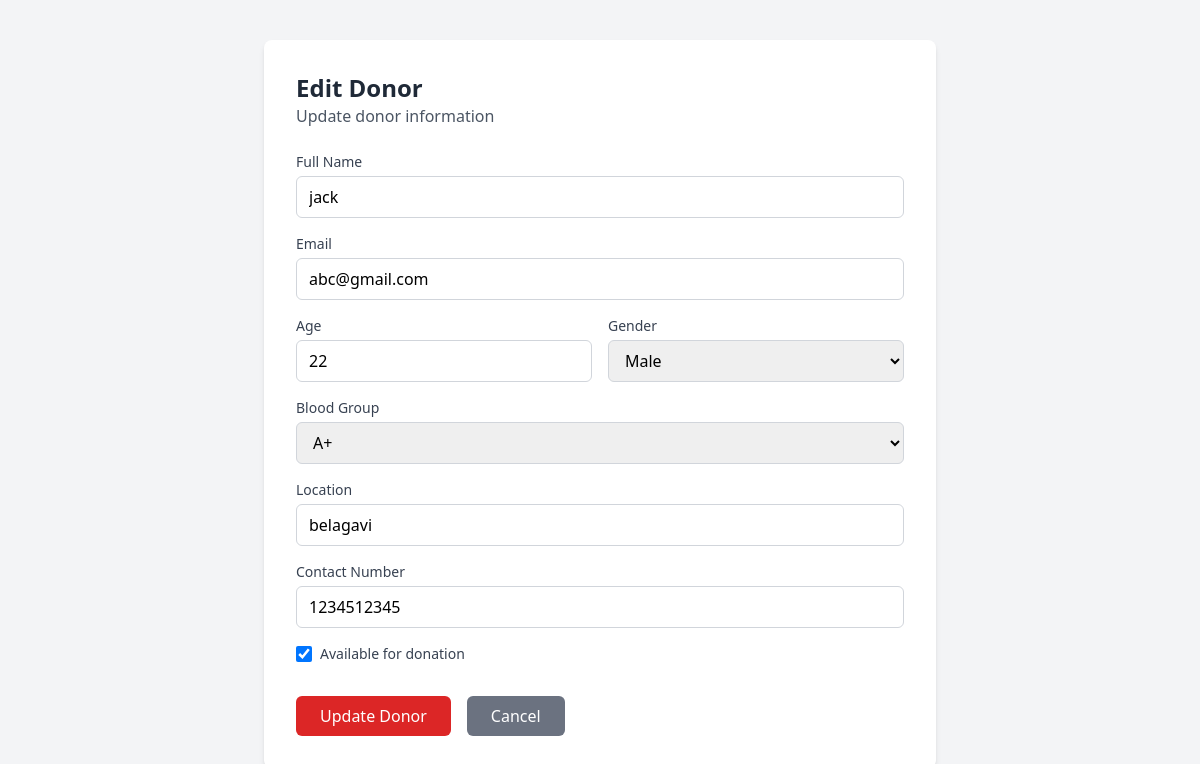
Page /admin/edit-donor/1 (signed in) on the earlier database version.
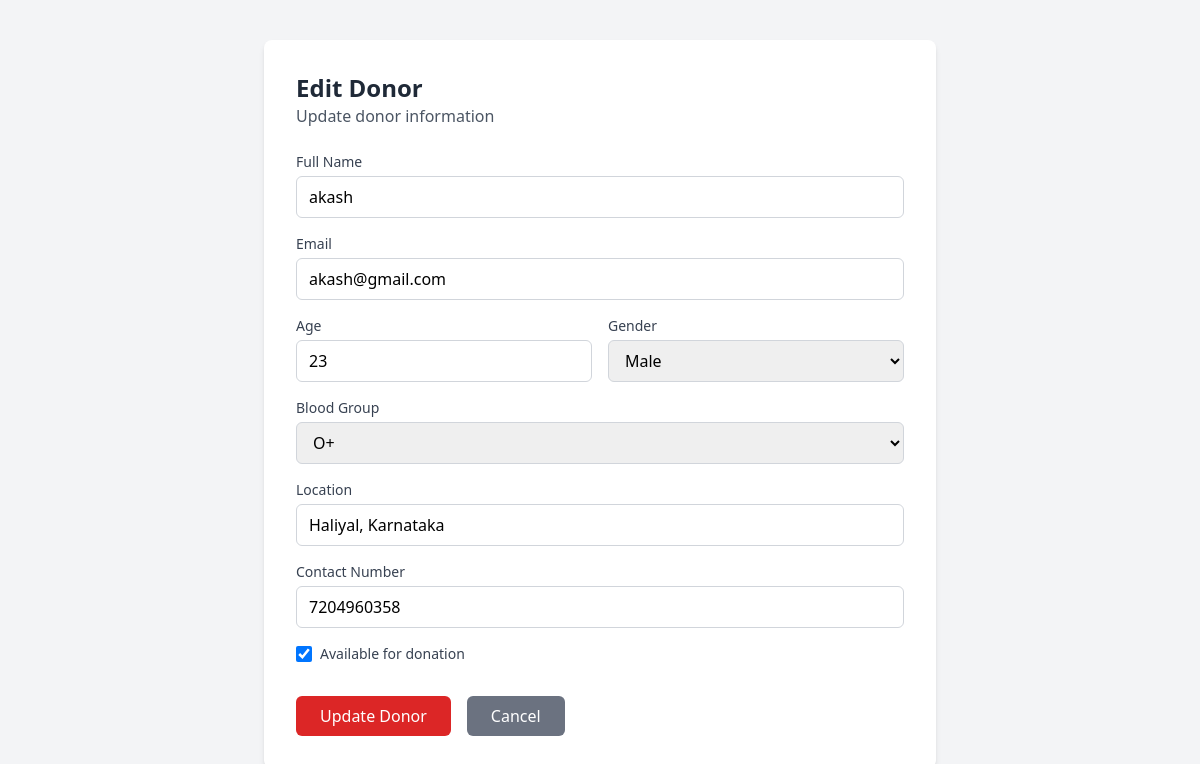
Same page on the later database version.
### app.py (models this page shows)
class Donor(db.Model):
    id = db.Column(db.Integer, primary_key=True)
    name = db.Column(db.String(100), nullable=False)
    email = db.Column(db.String(100), unique=True, nullable=False)
    password = db.Column(db.String(200), nullable=False)
    age = db.Column(db.Integer, nullable=False)
    gender = db.Column(db.String(10), nullable=False)
    blood_group = db.Column(db.String(5), nullable=False)
    location = db.Column(db.String(200), nullable=False)
    contact = db.Column(db.String(20), nullable=False)
    availability = db.Column(db.Boolean, default=True)
    latitude = db.Column(db.Float, nullable=True)
    longitude = db.Column(db.Float, nullable=True)
    geocoded = db.Column(db.Boolean, default=False)
    last_geocoded = db.Column(db.DateTime, nullable=True)

### app.py (the view, shortened to what this page needs)
@app.route('/admin/edit-donor/<int:donor_id>', methods=['GET', 'POST'])
def admin_edit_donor(donor_id):
    if session.get('role') != 'admin':
        return redirect('/')
    donor = Donor.query.get_or_404(donor_id)
    return render_template('admin_edit_donor.html', donor=donor)

### templates/admin_edit_donor.html (shortened to what the changed rows need)
<!DOCTYPE html>
<html lang="en">
<head>
    <script src="https://cdn.tailwindcss.com"></script>
</head>
<body class="bg-gray-100 min-h-screen">
    <div class="max-w-2xl mx-auto py-10">
        <div class="bg-white rounded-lg shadow-md p-8">
            <div class="mb-6">
                <h1 class="text-2xl font-bold text-gray-800">Edit Donor</h1>
            </div>
            <form method="POST" class="space-y-4">
                <div>
                    <label class="block text-sm font-medium text-gray-700 mb-1">Full Name</label>
                    <input type="text" name="name" value="{{ donor.name }}" required
                           class="w-full px-3 py-2 border border-gray-300 rounded-md focus:outline-none focus:ring-2 focus:ring-red-500">
                </div>
                <div>
                    <label class="block text-sm font-medium text-gray-700 mb-1">Email</label>
                    <input type="email" name="email" value="{{ donor.email }}" required
                           class="w-full px-3 py-2 border border-gray-300 rounded-md focus:outline-none focus:ring-2 focus:ring-red-500">
                </div>
                <div class="grid grid-cols-2 gap-4">
                    <div>
                        <label class="block text-sm font-medium text-gray-700 mb-1">Age</label>
                        <input type="number" name="age" value="{{ donor.age }}" required min="18" max="65"
                               class="w-full px-3 py-2 border border-gray-300 rounded-md focus:outline-none focus:ring-2 focus:ring-red-500">
                    </div>
                </div>
                <div>
                    <label class="block text-sm font-medium text-gray-700 mb-1">Blood Group</label>
                    <select name="blood_group" required
                            class="w-full px-3 py-2 border border-gray-300 rounded-md focus:outline-none focus:ring-2 focus:ring-red-500">
                        <option value="A+" {{ 'selected' if donor.blood_group == 'A+' else '' }}>A+</option>
                        <option value="O+" {{ 'selected' if donor.blood_group == 'O+' else '' }}>O+</option>
                    </select>
                </div>
                <div>
                    <label class="block text-sm font-medium text-gray-700 mb-1">Location</label>
                    <input type="text" name="location" value="{{ donor.location }}" required
                           placeholder="City, State, Pincode"
                           class="w-full px-3 py-2 border border-gray-300 rounded-md focus:outline-none focus:ring-2 focus:ring-red-500">
                </div>
                <div>
                    <label class="block text-sm font-medium text-gray-700 mb-1">Contact Number</label>
                    <input type="tel" name="contact" value="{{ donor.contact }}" required
                           class="w-full px-3 py-2 border border-gray-300 rounded-md focus:outline-none focus:ring-2 focus:ring-red-500">
                </div>
            </form>
        </div>
    </div>
</body>
</html>

Differences in the rows shown:
changed Donor: name "jack" → "akash"; email "abc@gmail.com" → "akash@gmail.com"; age "22" → "23"; location "belagavi" → "Haliyal, Karnataka"; contact "1234512345" → "7204960358"
Other differences:
form field blood_group: "A+" → "O+"
